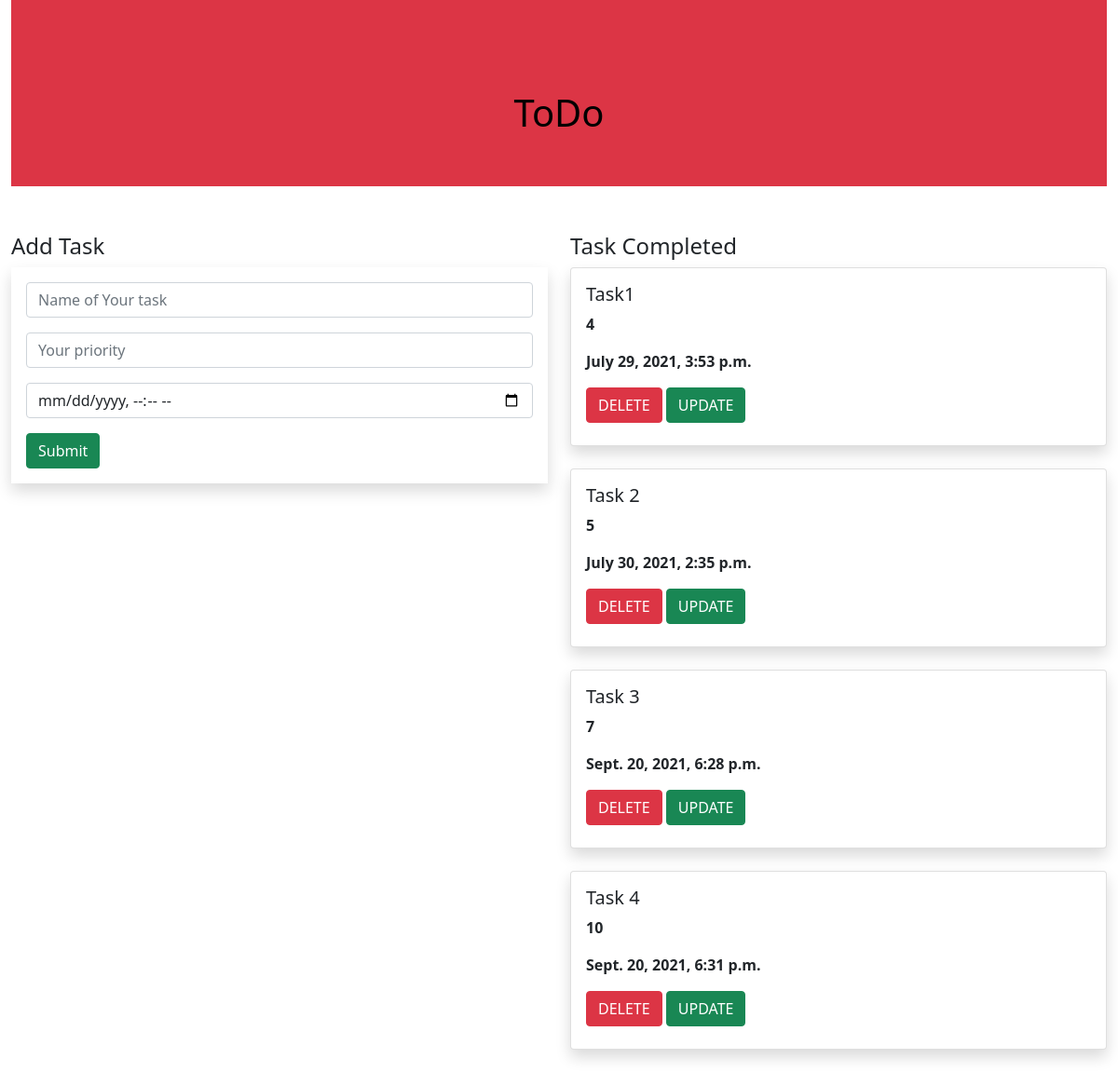
The page / on the database its author committed.
### Todo_app/models.py (models this page shows, shortened)
class Task(models.Model):
    name=models.CharField(max_length=100)
    priority=models.IntegerField()
    datetime=models.DateTimeField(default=datetime.datetime.today)

### Todo_app/views.py (the view)
# urls.py: path('',views.task_view,name='task_view'),
def task_view(request):
    obj1=Task.objects.all()
    if request.method=='POST':
        name=request.POST.get('name')
        priority=request.POST.get('priority')
        datetime=request.POST.get('datetime')
        obj=Task(name=name,priority=priority,datetime=datetime)
        obj.save()
    return render(request,'task_view.html',{'obj1':obj1})

### templates/task_view.html (shortened to what this page needs)
{% extends 'base.html' %}
{% block content %}
<div class="container-fluid">
    <div class="row">
        <div class="col-md-12">
            <div class="banner">
                <div class="banner-text">
                    <h1>ToDo</h1>
                </div>
            </div>
        </div>
    </div>
        <div class="row">
    <div class="col-md-6">
        <h4>Add Task</h4>
 <form method="POST" class="p-3 shadow">
      <div class="form-group">
          <input type="text" name="name" class="form-control" placeholder="Name of Your task">
      </div>
     <div class="form-group">
          <input type="text" name="priority" class="form-control" placeholder="Your priority">
      </div>
     <div class="form-group">
          <input type="datetime-local" name="datetime" class="form-control" placeholder="Your DateTime">
      </div>
          <input type="SUBMIT" class="btn btn-success">
 </form>
    </div>
    <div class="col-md-6">
        <h4>Task Completed</h4>
        {% for i in obj1 %}
        <div class="shadow card">
        <div class="card-body">
            <div class="card-title">
            <h5 >{{i.name}}</h5>
            <p><b>{{i.priority}}</b></p>
            <p><b>{{i.datetime}}</b></p>
            <a class="btn btn-danger" href="{% url 'delete' i.id %}">DELETE</a>
            <a class="btn btn-success" href="{% url 'update' i.id %}">UPDATE</a>
            </div>
        </div>
        </div>
        <br>
        {% endfor %}
    </div>
 </div>
</div>
{% endblock %}

### templates/base.html (shortened to what this page needs)
{% load static %}
<html lang="en">
<head>
    <link rel="stylesheet" href="https://maxcdn.bootstrapcdn.com/bootstrap/4.0.0/css/bootstrap.min.css">
    <link href="https://cdn.jsdelivr.net/npm/bootstrap@5.0.2/dist/css/bootstrap.min.css" rel="stylesheet">
    <link rel="stylesheet" href="{% static 'style.css' %}">
</head>
<body>
{% block content %}
{% endblock %}
</body>
</html>

### static/style.css (style rules this page uses)
.banner { background-color:#dc3545; width:100%; height:200px; margin-bottom:50px; }
.banner-text { top:50%; left:50%; position:absolute; transform:translate(-50%,-50%); color:black; }

### rows shown on the page
Task: name "Task1", priority "4", datetime "July 29, 2021, 3:53 p.m."
Task: name "Task 2", priority "5", datetime "July 30, 2021, 2:35 p.m."
Task: name "Task 3", priority "7", datetime "Sept. 20, 2021, 6:28 p.m."
Task: name "Task 4", priority "10", datetime "Sept. 20, 2021, 6:31 p.m."
